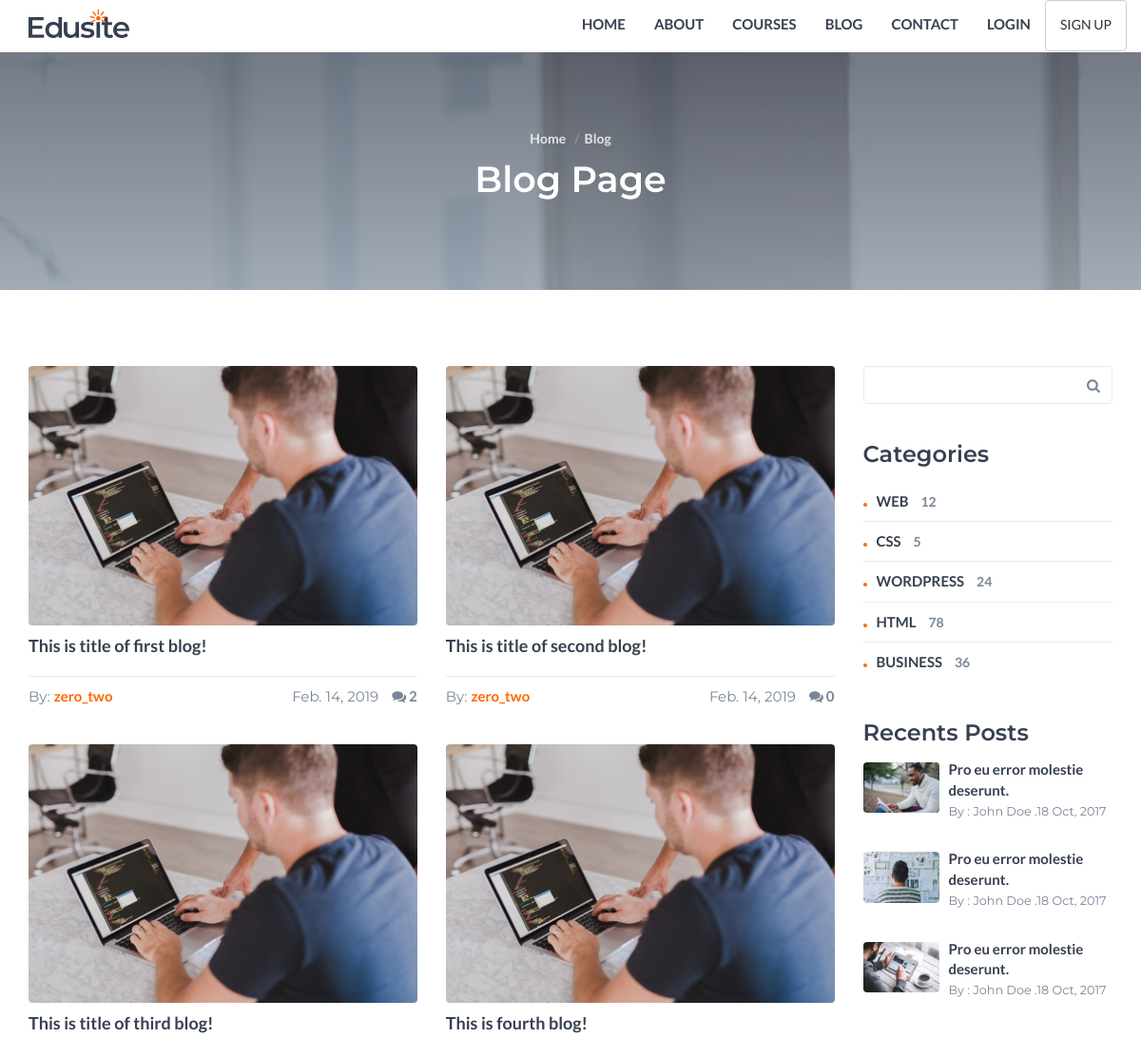
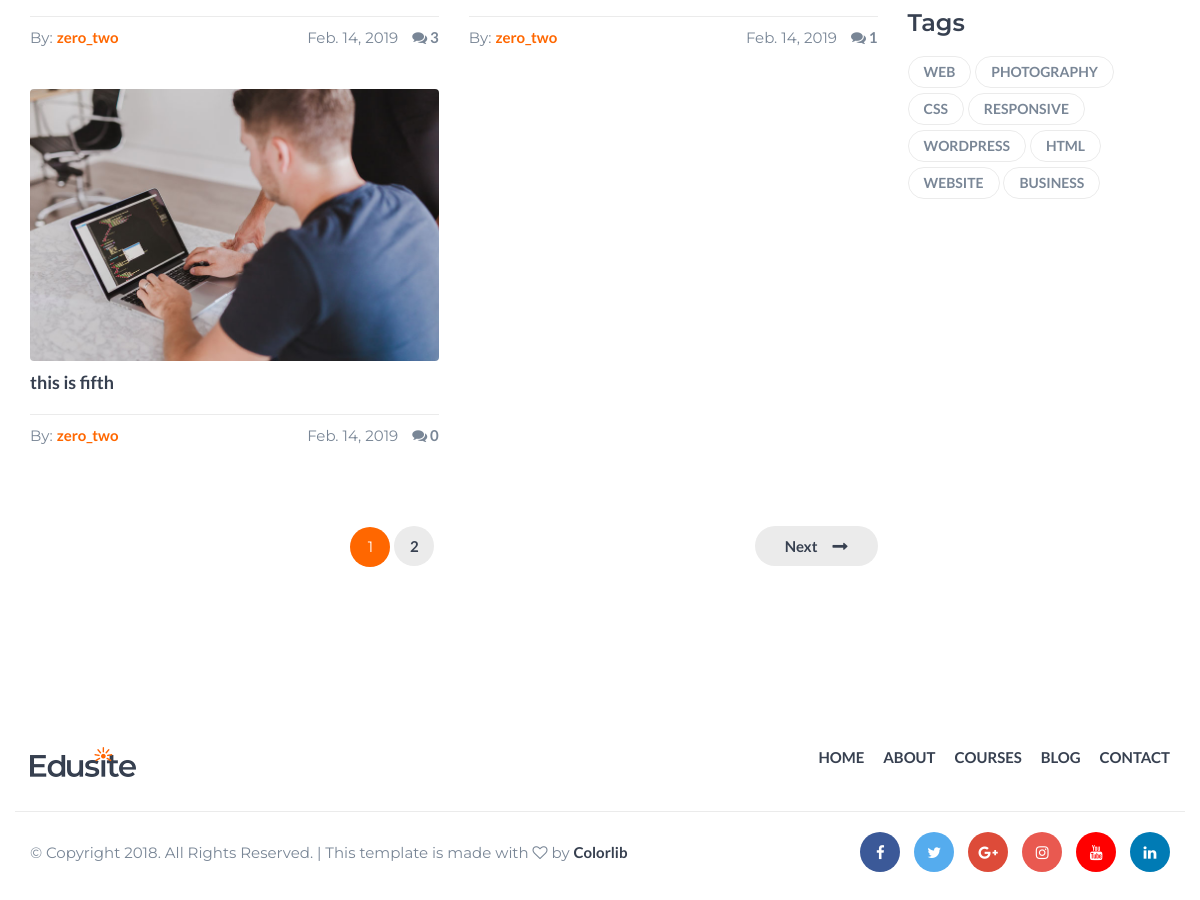
The app's page /blog/blogger/2 with its own data (2 pictures, top to bottom).
### blog/models.py (models this page shows, shortened)
class Blog(models.Model):
    title = models.CharField(max_length=100)
    description = models.TextField()
    author = models.ForeignKey(BlogAuthor, on_delete=models.SET_NULL, null=True)
    post_date = models.DateField(default=date.today)
    likes = models.IntegerField(default=0)
    class Meta:
        ordering = ['-post_date']

class BlogAuthor(models.Model):
    name = models.ForeignKey(User, on_delete=models.SET_NULL, null=True)
    bio = models.TextField(max_length=400, help_text="Update your bio here.")
    class Meta:
        ordering = ['name', 'bio']
    def __str__(self):
        return self.name.username

### blog/views.py (the view)
# urls.py: path('blogger/<int:pk>', views.BlogsByAuthorListView.as_view(), name='blog-by-author'),
class BlogsByAuthorListView(generic.ListView):
    model = Blog
    paginate_by = 5
    def get_queryset(self):
        id = self.kwargs['pk']
        by_author = get_object_or_404(BlogAuthor, pk=id)
        return Blog.objects.filter(author=by_author)
    def get_context_data(self, **kwargs):
        context = super(BlogsByAuthorListView, self).get_context_data(**kwargs)
        context['blogger'] = get_object_or_404(BlogAuthor, pk=self.kwargs['pk'])
        return context

### blog/templates/blog/blog_list.html (shortened to what this page needs)
{% extends 'base.html' %}
{% load static %}
{% block content %}
	{% block heroarea %}
		<div class="hero-area section">
			<div class="bg-image bg-parallax overlay" style="background-image:url({% static 'blog/img/page-background.jpg' %})"></div>
			<div class="container">
				<div class="row">
					<div class="col-md-10 col-md-offset-1 text-center">
						<ul class="hero-area-tree">
							<li><a href="{% url 'index' %}">Home</a></li>
							<li>Blog</li>
						</ul>
						<h1 class="white-text">Blog Page</h1>
					</div>
				</div>
			</div>
		</div>
	{% endblock %}
	{% block blog %}
		<div id="blog" class="section">
			<div class="container">
				<div class="row">
					{% block mainblog %}
						{% if blog_list %}
							<div id="main" class="col-md-9">
								<div class="row">
									{% for blog in blog_list %}
									<div class="col-md-6">
										<div class="single-blog">
											<div class="blog-img">
												<a href="{% url 'blog-detail' blog.pk %}">
													<img src="{% static 'blog/img/blog01.jpg' %}" alt="">
												</a>
											</div>
											<h4><a href="{% url 'blog-detail' blog.pk %}">{{ blog.title }}</a></h4>
											<div class="blog-meta">
												<span class="blog-meta-author">By: <a href="#">{{ blog.author }}</a></span>
												<div class="pull-right">
													<span>{{ blog.post_date }}</span>
													<span class="blog-meta-comments"><a href="#"><i class="fa fa-comments"></i> {{ blog.blogcomment_set.count }}</a></span>
												</div>
											</div>
										</div>
									</div>
									{% endfor %}
								</div>
								<div class="row">
									{% if is_paginated %}
									<div class="col-md-12">
										<div class="post-pagination">
											{% for num in page_obj.paginator.page_range %}
												<ul class="pages">
												{% if page_obj.number == num %}
													<li class="active" href="?page={{ num }}">{{ num }}</li>
												{% elif num > page_obj.number|add:'-2' and num < page_obj.number|add:'2'%}
												<li><a href="?page={{ num }}">{{ num }}</a></li>
												{% endif%}
												</ul>
											{% endfor %}
											{% if page_obj.has_next %}
												<a href="?page={{ page_obj.next_page_number }}" class="pagination-next pull-right">Next</a>
											{% endif %}
										</div>
									</div>
									{% endif %}
								</div>
							</div>
						{% else %}
							<h1>There are no blogs.</h1>
						{% endif %}
					{% endblock %}
					{% block asideblog %}
						<div id="aside" class="col-md-3">
							<div class="widget search-widget">
								<form>
									<input class="input" type="text" name="search">
									<button><i class="fa fa-search"></i></button>
								</form>
							</div>
							<div class="widget category-widget">
								<h3>Categories</h3>
								<a class="category" href="#">Web <span>12</span></a>
								<a class="category" href="#">Css <span>5</span></a>
								<a class="category" href="#">Wordpress <span>24</span></a>
								<a class="category" href="#">Html <span>78</span></a>
								<a class="category" href="#">Business <span>36</span></a>
							</div>
							<div class="widget posts-widget">
								<h3>Recents Posts</h3>
								<div class="single-post">
									<a class="single-post-img" href="blog-post.html">
										<img src="{% static 'blog/img/post01.jp' %}g" alt="">
									</a>
									<a href="blog-post.html">Pro eu error molestie deserunt.</a>
									<p><small>By : John Doe .18 Oct, 2017</small></p>
								</div>
								<div class="single-post">
									<a class="single-post-img" href="blog-post.html">
										<img src="{% static 'blog/img/post02.jpg' %}" alt="">
									</a>
									<a href="blog-post.html">Pro eu error molestie deserunt.</a>
									<p><small>By : John Doe .18 Oct, 2017</small></p>
								</div>
								<div class="single-post">
									<a class="single-post-img" href="blog-post.html">
										<img src="{% static 'blog/img/post03.jpg' %}" alt="">
									</a>
									<a href="blog-post.html">Pro eu error molestie deserunt.</a>
									<p><small>By : John Doe .18 Oct, 2017</small></p>
								</div>
							</div>
							<div class="widget tags-widget">
								<h3>Tags</h3>
								<a class="tag" href="#">Web</a>
								<a class="tag" href="#">Photography</a>
								<a class="tag" href="#">Css</a>
								<a class="tag" href="#">Responsive</a>
								<a class="tag" href="#">Wordpress</a>
								<a class="tag" href="#">Html</a>
								<a class="tag" href="#">Website</a>
								<a class="tag" href="#">Business</a>
							</div>
						</div>
					{% endblock %}
				</div>
			</div>
		</div>
	{% endblock %}
{% endblock %}

### records on screen
Blog: title "This is title of first blog!", author "zero_two", post_date "Feb. 14, 2019", blogcomment_set.count "2"
Blog: title "This is title of second blog!", author "zero_two", post_date "Feb. 14, 2019", blogcomment_set.count "0"
Blog: title "This is title of third blog!", author "zero_two", post_date "Feb. 14, 2019", blogcomment_set.count "3"
Blog: title "This is fourth blog!", author "zero_two", post_date "Feb. 14, 2019", blogcomment_set.count "1"
Blog: title "this is fifth", author "zero_two", post_date "Feb. 14, 2019", blogcomment_set.count "0"

### other values on screen
{{ num }} "1"
{{ num }} "2"
